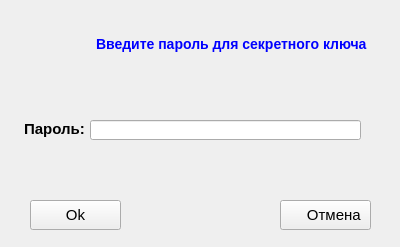
<?xml version="1.0" encoding="UTF-8"?>
<ui version="4.0">
 <class>RequirePswForm</class>
 <widget class="QWidget" name="RequirePswForm">
  <property name="geometry">
   <rect>
    <x>0</x>
    <y>0</y>
    <width>400</width>
    <height>247</height>
   </rect>
  </property>
  <property name="font">
   <font>
    <pointsize>11</pointsize>
   </font>
  </property>
  <property name="windowTitle">
   <string>RequirePswForm</string>
  </property>
  <widget class="QLabel" name="label">
   <property name="geometry">
    <rect>
     <x>96</x>
     <y>36</y>
     <width>291</width>
     <height>16</height>
    </rect>
   </property>
   <property name="styleSheet">
    <string notr="true">font-family:Tahoma;
font-style: normal;
font-size: 12pt;
font-weight: bold;

font-size:14px;
color:blue;</string>
   </property>
   <property name="text">
    <string>Введите пароль для секретного ключа</string>
   </property>
  </widget>
  <widget class="QLabel" name="label_2">
   <property name="geometry">
    <rect>
     <x>24</x>
     <y>121</y>
     <width>71</width>
     <height>16</height>
    </rect>
   </property>
   <property name="font">
    <font>
     <weight>75</weight>
     <bold>true</bold>
    </font>
   </property>
   <property name="text">
    <string>Пароль:</string>
   </property>
  </widget>
  <widget class="QLineEdit" name="lineEditPswd">
   <property name="geometry">
    <rect>
     <x>90</x>
     <y>120</y>
     <width>271</width>
     <height>20</height>
    </rect>
   </property>
   <property name="echoMode">
    <enum>QLineEdit::Password</enum>
   </property>
  </widget>
  <widget class="QPushButton" name="pushButtonOk">
   <property name="geometry">
    <rect>
     <x>30</x>
     <y>200</y>
     <width>91</width>
     <height>30</height>
    </rect>
   </property>
   <property name="font">
    <font>
     <pointsize>11</pointsize>
    </font>
   </property>
   <property name="styleSheet">
    <string notr="true">text-align:center;
background-image: url(&quot;Image/ok.png&quot;);
background-repeat: no-repeat;
background-position: left 
</string>
   </property>
   <property name="text">
    <string>Ok</string>
   </property>
  </widget>
  <widget class="QPushButton" name="pushButtonCancel">
   <property name="geometry">
    <rect>
     <x>280</x>
     <y>200</y>
     <width>91</width>
     <height>30</height>
    </rect>
   </property>
   <property name="font">
    <font>
     <pointsize>11</pointsize>
    </font>
   </property>
   <property name="styleSheet">
    <string notr="true">text-align:center;
background-image: url(&quot;Image/cancel.png&quot;);
background-repeat: no-repeat;
background-position: left 
</string>
   </property>
   <property name="text">
    <string>    Отмена</string>
   </property>
  </widget>
  <widget class="QLabel" name="label_3">
   <property name="geometry">
    <rect>
     <x>5</x>
     <y>3</y>
     <width>76</width>
     <height>91</height>
    </rect>
   </property>
   <property name="styleSheet">
    <string notr="true">background-image: url(&quot;Image/passw.png&quot;);</string>
   </property>
   <property name="text">
    <string/>
   </property>
  </widget>
 </widget>
 <layoutdefault spacing="6" margin="11"/>
 <resources/>
 <connections/>
</ui>
